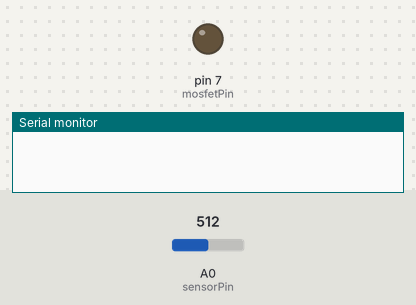
Recording of a sketch running on a simulated Arduino Uno, built with avr-gcc and run on an emulated ATmega328P. Parts: output pins drawn as LEDs (lit = HIGH), the last lines printed to the serial monitor. The inputs (shaded band) are chosen by the test bench; at power-on: A0 (sensorPin) = 512.

Above: at 1.2 s.
1.3 s: A0 (sensorPin) set to 749
4.3 s: A0 (sensorPin) set to 775
At 7.0 s:
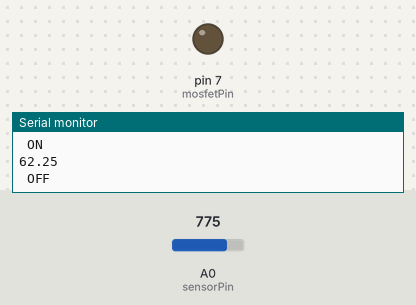
7.3 s: A0 (sensorPin) set to 716
At 8.7 s:
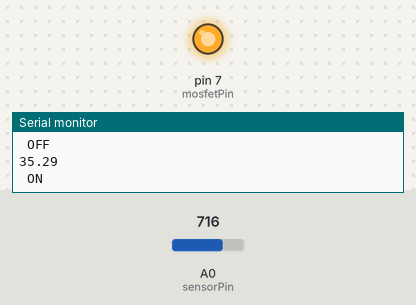
9.5 s: A0 (sensorPin) set to 900
At 13.1 s:
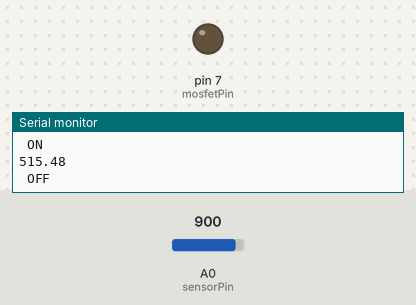
Timing chart, 0 to 13.5 s (numbered marks = the images above; inputs shaded):
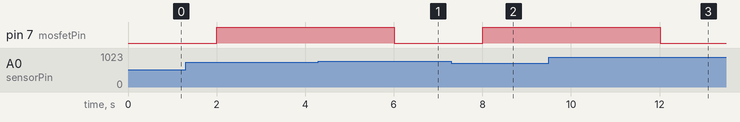

Measured:
- after the input at 4.3 s, pin 7 (mosfetPin): HIGH → LOW after 1.7 s
- after the input at 7.3 s, pin 7 (mosfetPin): LOW → HIGH after 0.71 s
- after the input at 9.5 s, pin 7 (mosfetPin): HIGH → LOW after 2.5 s

The sketch:

TemperatureControl.ino
```cpp
int sensorPin = A0;
int mosfetPin = 7; // controlling syringe heaters

float targetTemp = 50; // in Celsius

float resistor = 820; // Value of upper resistor in potential divider

int n = 20; // Number of samples averaged per reading

float sensorValue = 0;

void setup() {
  Serial.begin(9600);
  pinMode(mosfetPin, OUTPUT);
  digitalWrite(mosfetPin, LOW);
}

void loop() {

  // Take average of n readings for smoother operation
  sensorValue = 0;
  for (int i=0; i<n; i++) {
    sensorValue += analogRead(sensorPin);
    delay(100);
  }
  sensorValue = sensorValue/(n*1023); // Convert to fraction of operating voltage

  sensorValue = (sensorValue*resistor)/(1 - sensorValue); // convert to resistance

  sensorValue = (sensorValue - 2000)/7.7 - 4; // convert to temperature of Pt2000 thermistor, assuming linearity
  // -4 gives a response matching that of the previous K-type thermocouple being used

  Serial.println(sensorValue);
  Serial.print(" ");

  // Implement bang-bang temperature control, with small amount of hysteresis:
  if (sensorValue < (targetTemp - 0.5)) {
    digitalWrite(mosfetPin, HIGH);
    Serial.print("ON\n");
  }
  else if (sensorValue > (targetTemp + 0.5)) {
    digitalWrite(mosfetPin, LOW);
    Serial.print("OFF\n");
  }

}
```
